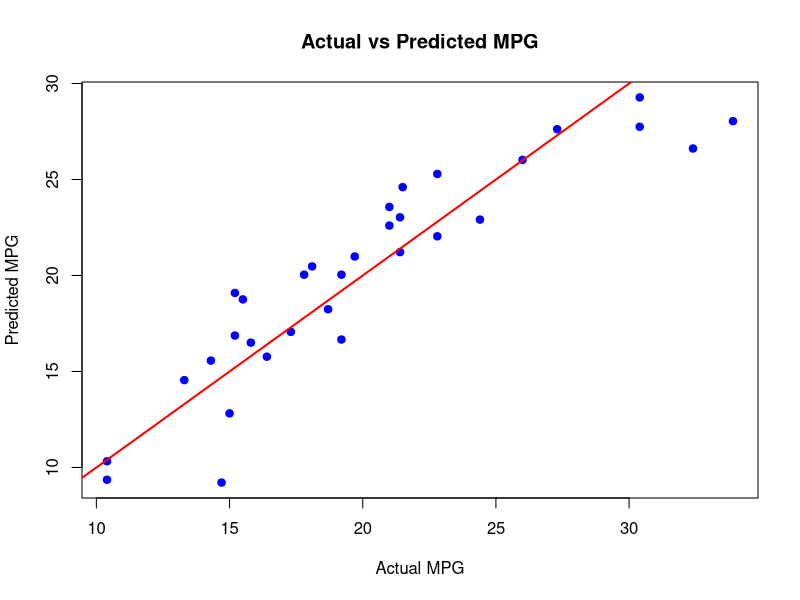

Write the R code that produced this figure.
data(mtcars)
head(mtcars)
model = lm(mpg ~ disp + hp + wt, data = mtcars)
plot(mtcars$mpg, fitted (model), xlab="Actual MPG",
     ylab="Predicted MPG", main="Actual vs Predicted MPG",
     col="blue", pch=19)
abline(a=0, b=1, col="red", lwd=2)